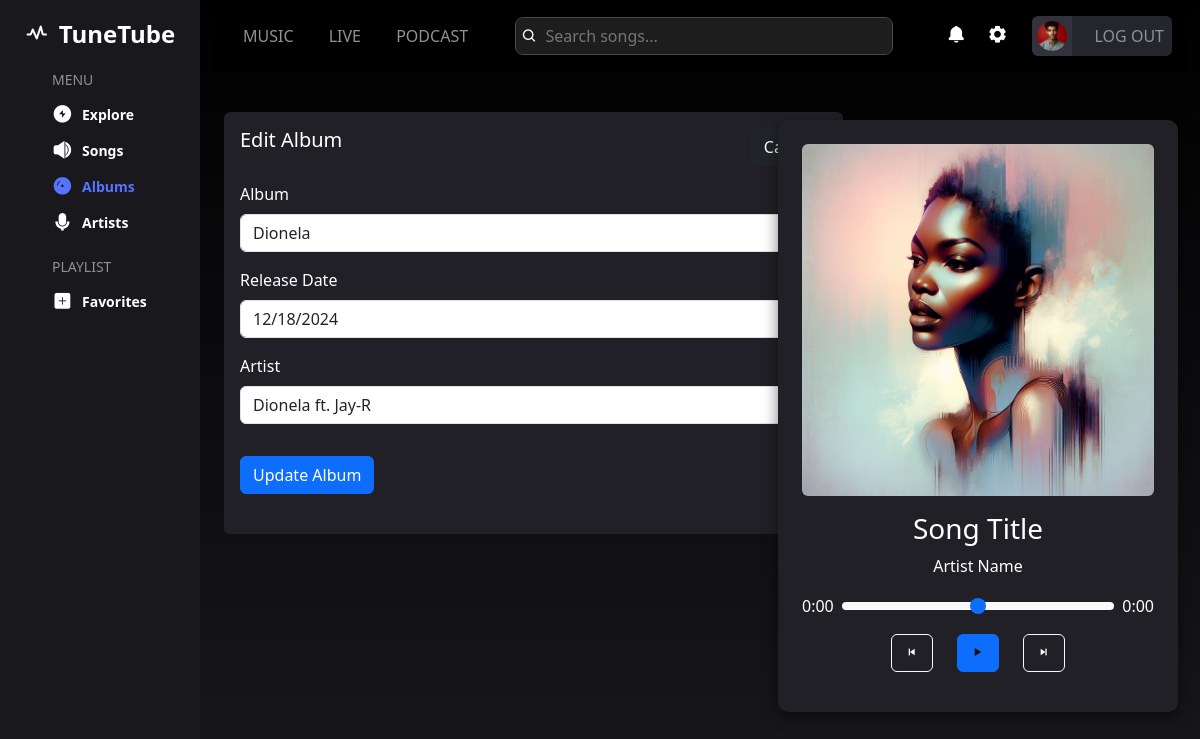
Page /album-form-edit.php?AlbumID=4 (signed in) on the committed database.
### tables this page shows
CREATE TABLE `albums` (
  `AlbumID` int(100) NOT NULL,
  `Title` varchar(200) NOT NULL,
  `ReleaseDate` date DEFAULT NULL,
  `ArtistID` int(100) NOT NULL
);

CREATE TABLE `artists` (
  `ArtistID` int(100) NOT NULL,
  `Name` varchar(200) NOT NULL,
  `Genre` varchar(100) DEFAULT NULL
);

### album-form-edit.php (the view, shortened to what this page needs)
<?php
include('security.php');
include('includes/header.php');
if (isset($_GET['AlbumID'])) {
    $artists = $connection->query("SELECT * FROM artists");
    $albumID = $_GET['AlbumID'];
    include('db/dbconfig.php');
    $query = "SELECT * FROM albums WHERE AlbumID = ?";
    $stmt = $connection->prepare($query);
    $stmt->bind_param("i", $albumID);
    $stmt->execute();
    $result = $stmt->get_result();
    if ($result->num_rows == 1) {
        $album = $result->fetch_assoc();
    } else {
        echo "Album not found.";
        exit;
    }
} else {
    echo "No album ID provided.";
    exit;
}
?>
<div class="container-fluid">
    <div class="row">
        <?php include 'includes/sidebar-album.php'; ?>
        <div class="col-md-10 position-relative">
            <?php include 'includes/topbar.php'; ?>
            <main class="row">
                <section class="col-md-8 p-4">
                    <div class="music-list-container p-3 mt-3 text-white rounded">
                        <div class="header d-flex justify-content-between mb-3">
                            <h5>Edit Album</h5>
                            <a href="album.php" class="btn btn-dark">Cancel</a>
                        </div>
                        <form action="database/album-edit.php" method="POST" enctype="multipart/form-data" class="mb-4">
                            <div class="mb-3">
                                <label for="Title" class="form-label">Album</label>
                                <input type="text" name="Title" id="Title" class="form-control" value="<?php echo htmlspecialchars($album['Title']); ?>" required>
                            </div>
                            <div class="mb-3">
                                <label for="ReleaseDate" class="form-label">Release Date</label>
                                <input type="date" name="ReleaseDate" id="ReleaseDate" class="form-control" value="<?php echo htmlspecialchars($album['ReleaseDate']); ?>" required>
                            </div>
                            <div class="mb-3">
                                <label for="artistId" class="form-label">Artist</label>
                                <select name="artistId" id="artistId" class="form-select" required>
                                    <?php while ($row = $artists->fetch_assoc()): ?>
                                        <option value="<?php echo $row['ArtistID']; ?>" <?php echo ($row['ArtistID'] == $album['ArtistID']) ? 'selected' : ''; ?>>
                                            <?php echo htmlspecialchars($row['Name']); ?>
                                        </option>
                                    <?php endwhile; ?>
                                </select>
                            </div>
                            <button type="submit" class="btn btn-primary mt-3">Update Album</button>
                        </form>
                    </div>
                </section>
            </main>
            <?php include 'includes/audioplayer.php'; ?>
        </div>
    </div>
</div>

### admin/css/style.css (style rules this page uses)
body { background: linear-gradient(#000000, #18181d); color: #ffffff; }
.music-list-container { background-color: #202026; }

### admin/css/dashboard.css (style rules this page uses)
body { color: #fff; background-color: #121212; }

### rows in the picture
albums: Title "Dionela", ReleaseDate "12/18/2024", artistId "Dionela ft. Jay-R"
